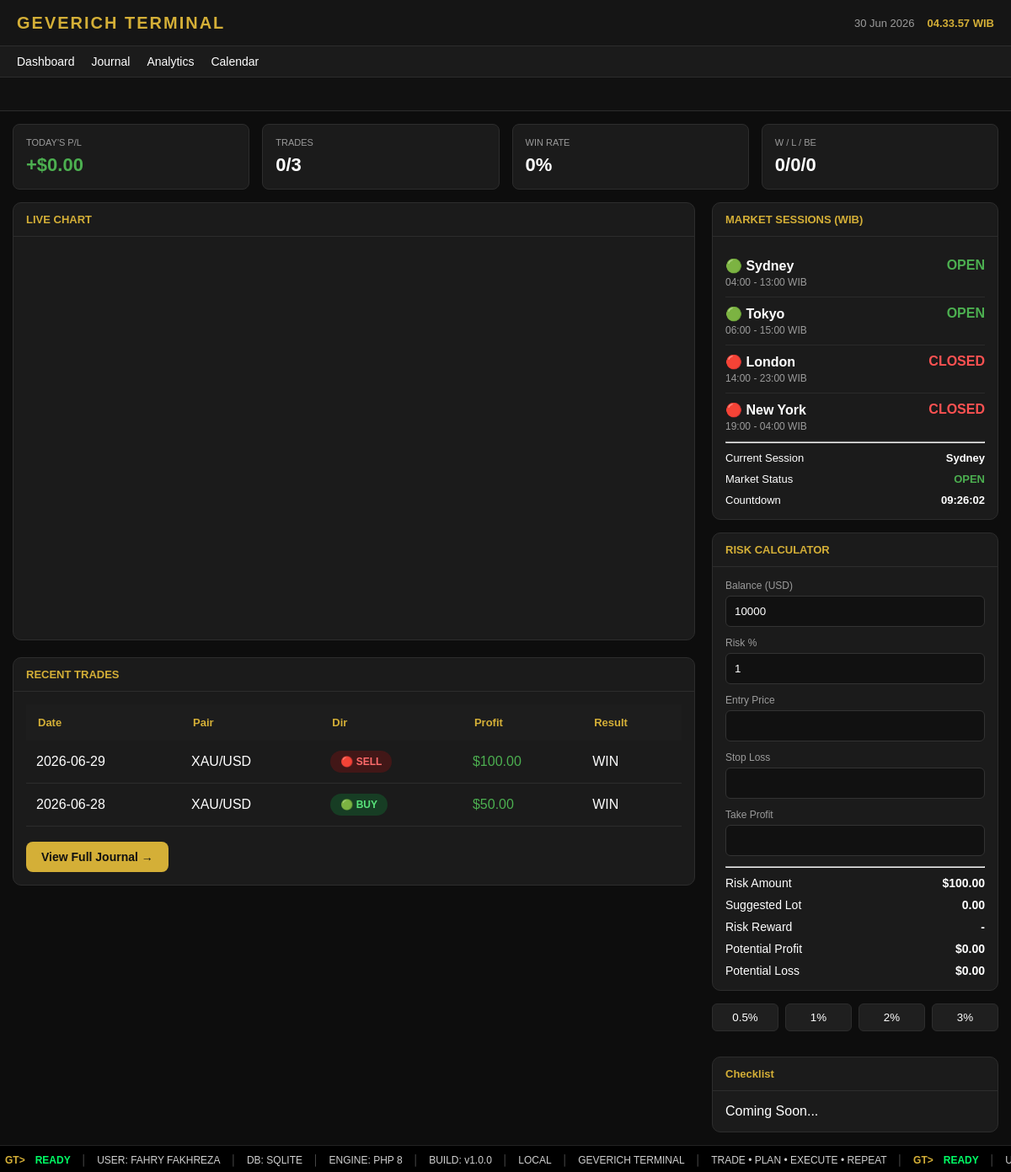
Before: / with the older database file.
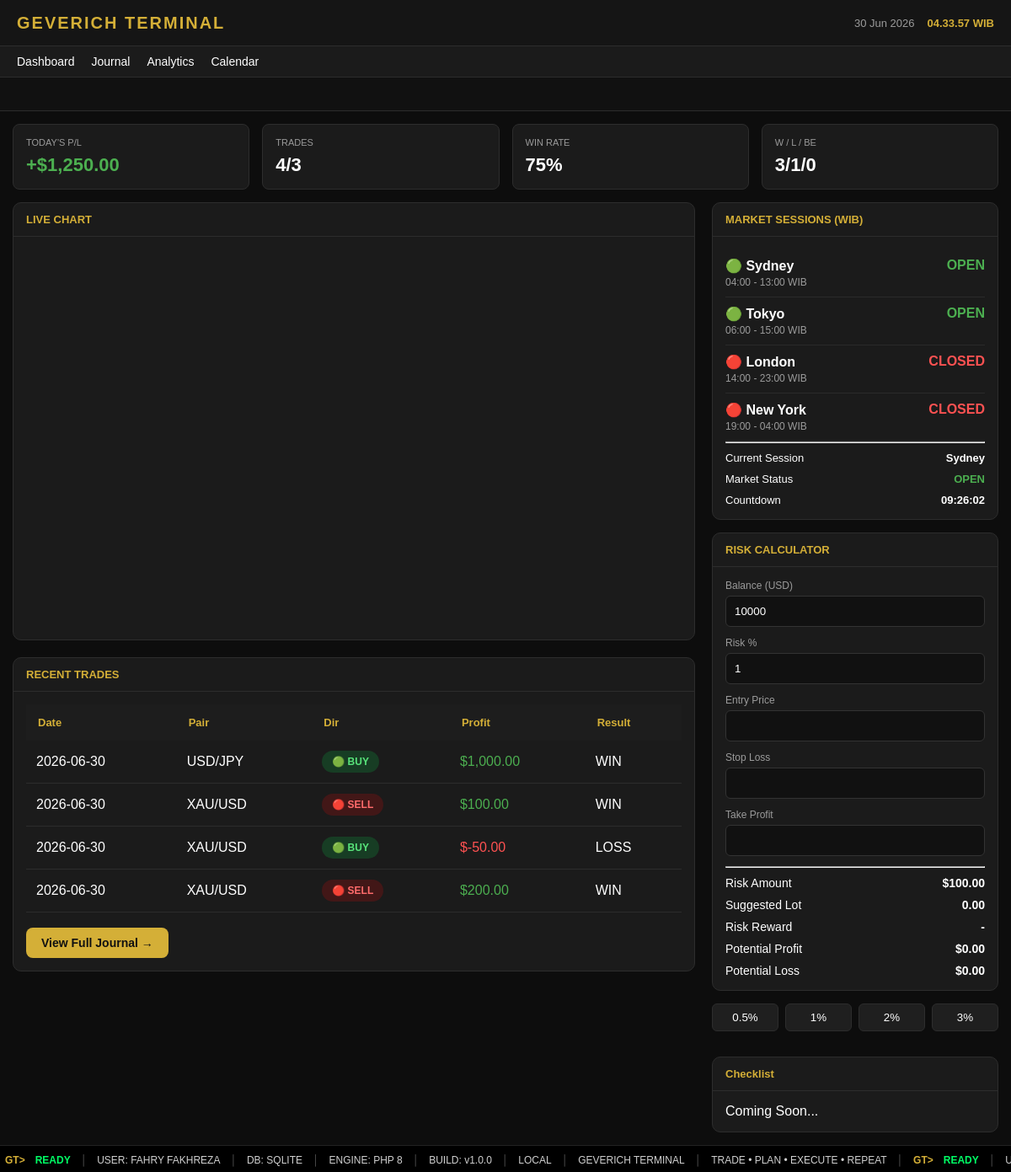
After: the same page with the newer database file.
### tables this page shows
CREATE TABLE trades (

id INTEGER PRIMARY KEY AUTOINCREMENT,

tanggal TEXT NOT NULL,

pair TEXT NOT NULL,

direction TEXT NOT NULL,

entry_price REAL NOT NULL,

sl REAL,

tp REAL,

exit_price REAL,

lot REAL,

profit_usd REAL DEFAULT 0,

hasil TEXT,

emotion TEXT,

note TEXT,

created_at DATETIME DEFAULT CURRENT_TIMESTAMP

);

### pages/dashboard.php (called while the page is built)
<?php require 'components/market-ticker.php'; ?>
<?php require 'components/dashboard-stats.php'; ?>
<?php require 'components/chart.php'; ?>

### components/chart.php (the view)
<div class="dashboard-layout">
    <div class="dashboard-left">
        <section class="chart-card">
            <div class="panel-title">
                LIVE CHART
            </div>
            <div class="chart-body">
                <div id="tv_chart"></div>
            </div>
        </section>
        <section class="card journal-preview">
            <div class="panel-title">
                RECENT TRADES
            </div>
    <div class="panel-content">
        <?php
        $db = getDB();
        $trades = $db->query("
        SELECT *
        FROM trades
        ORDER BY id DESC
        LIMIT 5
        ")->fetchAll();
        ?>
        <table class="trade-table">
            <thead>
                <tr>
                    <th>Date</th>
                    <th>Pair</th>
                    <th>Dir</th>
                    <th>Profit</th>
                    <th>Result</th>
                </tr>
            </thead>
            <tbody>
            <?php foreach($trades as $trade): ?>
            <tr>
                <td><?= $trade['tanggal'] ?></td>
                <td><?= $trade['pair'] ?></td>
<td>
<?php if($trade['direction']=="BUY"): ?>
<span class="badge badge-buy">
🟢 BUY
</span>
<?php else: ?>
<span class="badge badge-sell">
🔴 SELL
</span>
<?php endif; ?>
</td>
 <td>
<?php
$profit=(float)$trade['profit_usd'];
?>
<span style="color:<?= $profit>=0 ? '#4caf50' : '#ff5252' ?>">
$<?= number_format($profit,2) ?>
</span>
</td>
                <td><?= $trade['hasil'] ?></td>
            </tr>
            <?php endforeach; ?>
            </tbody>
        </table>
        <br>
        <a href="?page=journal" class="btn btn-primary">
            View Full Journal →
        </a>
    </div>
</section>
    </div>
    <aside class="sidebar">
        <?php require __DIR__.'/sessions.php'; ?>
        <?php require __DIR__.'/risk-calculator.php'; ?>
        <?php require __DIR__.'/checklist.php'; ?>
    </aside>
</div>

### includes/header.php (shortened to what this page needs)
<!DOCTYPE html>
<html lang="id">
<head>
<link rel="stylesheet" href="<?= BASE_URL ?>/assets/css/style.css">
</head>
<body>

### includes/navbar.php
<header class="topbar">
    <div class="logo">
        GEVERICH TERMINAL
    </div>
    <div class="topbar-right">
        <div id="todayDate"></div>
        <div id="clock"></div>
    </div>
</header>
<nav class="navbar">
<a href="?page=dashboard">Dashboard</a>
<a href="?page=journal">Journal</a>
<a href="?page=analytics">Analytics</a>
   <a href="?page=calendar">Calendar</a>
</nav>

### index.php (shortened to what this page needs)
<?php
require_once 'includes/header.php';
require_once 'includes/navbar.php';
$page = $_GET['page'] ?? 'dashboard';
switch ($page) {
    default:
        require 'pages/dashboard.php';
        break;
}
require_once 'includes/footer.php';

### components/market-ticker.php (shortened to what this page needs)
<section class="market-ticker">
<div class="tradingview-widget-container">
</div>
</section>

### components/dashboard-stats.php
<?php
$db = getDB();
$today = date('Y-m-d');
$stmt = $db->prepare("
SELECT
COUNT(*) total,
SUM(CASE WHEN hasil='WIN' THEN 1 ELSE 0 END) wins,
SUM(CASE WHEN hasil='LOSS' THEN 1 ELSE 0 END) losses,
SUM(CASE WHEN hasil='BE' THEN 1 ELSE 0 END) bes,
COALESCE(SUM(profit_usd),0) pnl
FROM trades
WHERE DATE(tanggal)=?
");
$stmt->execute([$today]);
$stats = $stmt->fetch(PDO::FETCH_ASSOC);
$totalTrades = $stats['total'] ?? 0;
$wins = $stats['wins'] ?? 0;
$losses = $stats['losses'] ?? 0;
$bes = $stats['bes'] ?? 0;
$pnl = $stats['pnl'] ?? 0;
$winRate = $totalTrades > 0
? round(($wins / $totalTrades) * 100)
: 0;
?>
<div class="dashboard-stats">
    <div class="stat-card">
        <div class="stat-title">Today's P/L</div>
        <div class="stat-value <?= $pnl >= 0 ? 'profit' : 'loss' ?>">
            <?= $pnl >= 0 ? '+' : '' ?>$<?= number_format($pnl,2) ?>
        </div>
    </div>
    <div class="stat-card">
        <div class="stat-title">Trades</div>
        <div class="stat-value">
            <?= $totalTrades ?>/3
        </div>
    </div>
    <div class="stat-card">
        <div class="stat-title">Win Rate</div>
        <div class="stat-value">
            <?= $winRate ?>%
        </div>
    </div>
    <div class="stat-card">
        <div class="stat-title">W / L / BE</div>
        <div class="stat-value">
            <?= $wins ?>/<?= $losses ?>/<?= $bes ?>
        </div>
    </div>
</div>

### components/sessions.php (shortened to what this page needs)
<?php
$day = date("N");
$isWeekend = ($day >= 6);
$sessions = [
    [
        "name" => "Sydney",
        "start" => "04:00",
        "end" => "13:00"
    ],
    [
        "name" => "Tokyo",
        "start" => "06:00",
        "end" => "15:00"
    ],
    [
        "name" => "London",
        "start" => "14:00",
        "end" => "23:00"
    ],
    [
        "name" => "New York",
        "start" => "19:00",
        "end" => "04:00"
    ]
];
function isOpen($start,$end){
    $now = strtotime(date("H:i"));
    $s = strtotime($start);
    $e = strtotime($end);
    if($e < $s){
        return ($now >= $s || $now < $e);
    }
    return ($now >= $s && $now < $e);
}
$current="None";
?>
<div class="card">
<div class="panel-title">
MARKET SESSIONS (WIB)
</div>
<div class="panel-content">
<?php foreach($sessions as $s):
$status="CLOSED";
$class="session-close";
$icon="🔴";
if($isWeekend){
    $status="WEEKEND";
    $class="session-weekend";
    $icon="⚫";
}else{
    if(isOpen($s['start'],$s['end'])){
        $status="OPEN";
        $class="session-open";
        $icon="🟢";
        if($current=="None"){
            $current=$s['name'];
        }
    }
}
?>
<div class="session-row">
<div>
<?= $icon ?>
<strong><?= $s['name'] ?></strong>
<div class="session-time">
<?= $s['start'] ?> - <?= $s['end'] ?> WIB
</div>
</div>
<div class="<?= $class ?>">
<?= $status ?>
</div>
</div>
<?php endforeach;?>
<hr>
<div class="session-footer">
<div>
Current Session
</div>
<strong>
<?= $current ?>
</strong>
</div>
<div class="session-footer">
<div>
Market Status
</div>
<strong class="<?= $isWeekend?'session-weekend':'session-open' ?>">
<?= $isWeekend?'CLOSED':'OPEN' ?>
</strong>
</div>
<div class="session-footer">
<div>
Countdown
</div>
<strong id="countdown">
</strong>
</div>
</div>
</div>

### components/risk-calculator.php
<div class="card">
<div class="panel-title">
RISK CALCULATOR
</div>
<div class="panel-content">
<div class="form-group">
<label>Balance (USD)</label>
<input id="balance" type="number" value="10000">
</div>
<div class="form-group">
<label>Risk %</label>
<input id="risk" type="number" value="1">
</div>
<div class="form-group">
<label>Entry Price</label>
<input id="entry" type="number" step="0.01">
</div>
<div class="form-group">
<label>Stop Loss</label>
<input id="sl" type="number" step="0.01">
</div>
<div class="form-group">
<label>Take Profit</label>
<input id="tp" type="number" step="0.01">
</div>
<hr>
<div class="calc-row">
<span>Risk Amount</span>
<strong id="riskAmount">$0</strong>
</div>
<div class="calc-row">
<span>Suggested Lot</span>
<strong id="lotSize">0.00</strong>
</div>
<div class="calc-row">
<span>Risk Reward</span>
<strong id="rr">-</strong>
</div>
<div class="calc-row">
<span>Potential Profit</span>
<strong id="profit">$0</strong>
</div>
<div class="calc-row">
<span>Potential Loss</span>
<strong id="loss">$0</strong>
</div>
</div>
</div>
<div class="risk-buttons">
    <button type="button" class="risk-btn" data-risk="0.5">0.5%</button>
    <button type="button" class="risk-btn" data-risk="1">1%</button>
    <button type="button" class="risk-btn" data-risk="2">2%</button>
    <button type="button" class="risk-btn" data-risk="3">3%</button>
</div>

### components/checklist.php
<div class="card">
    <div class="panel-title">
        Checklist
    </div>
    <div class="panel-content">
        Coming Soon...
    </div>
</div>

### includes/footer.php (shortened to what this page needs)
<footer class="terminal-status">
    <div class="ticker">
        <div class="ticker-content">
            <span class="gt">GT&gt;</span>
            <span class="ready">READY</span>
            <span class="sep">│</span>
            <span>USER: FAHRY FAKHREZA</span>
            <span class="sep">│</span>
            <span>DB: SQLITE</span>
            <span class="sep">│</span>
            <span>ENGINE: PHP 8</span>
            <span class="sep">│</span>
            <span>BUILD: v1.0.0</span>
            <span class="sep">│</span>
            <span>LOCAL</span>
            <span class="sep">│</span>
            <span>GEVERICH TERMINAL</span>
            <span class="sep">│</span>
            <span>TRADE • PLAN • EXECUTE • REPEAT</span>
            <span class="sep">│</span>
            <span class="gt">GT&gt;</span>
            <span class="ready">READY</span>
            <span class="sep">│</span>
            <span>USER: FAHRY FAKHREZA</span>
        </div>
    </div>
</footer>
</body>
</html>

Changed rows visible on the page:
removed trades: tanggal "2026-06-29", pair "XAU/USD", direction "🔴 SELL", profit_usd "100.00", hasil "WIN"
removed trades: tanggal "2026-06-28", pair "XAU/USD", direction "🟢 BUY", profit_usd "50.00", hasil "WIN"
added trades: tanggal "2026-06-30", pair "USD/JPY", direction "🟢 BUY", profit_usd "1,000.00", hasil "WIN"
added trades: tanggal "2026-06-30", pair "XAU/USD", direction "🔴 SELL", profit_usd "100.00", hasil "WIN"
added trades: tanggal "2026-06-30", pair "XAU/USD", direction "🟢 BUY", profit_usd "-50.00", hasil "LOSS"
added trades: tanggal "2026-06-30", pair "XAU/USD", direction "🔴 SELL", profit_usd "200.00", hasil "WIN"
Other visible differences:
$pnl: "0.00" → "1,250.00"
$totalTrades: "0" → "4"
$winRate: "0" → "75"
$wins: "0" → "3"
$losses: "0" → "1"
